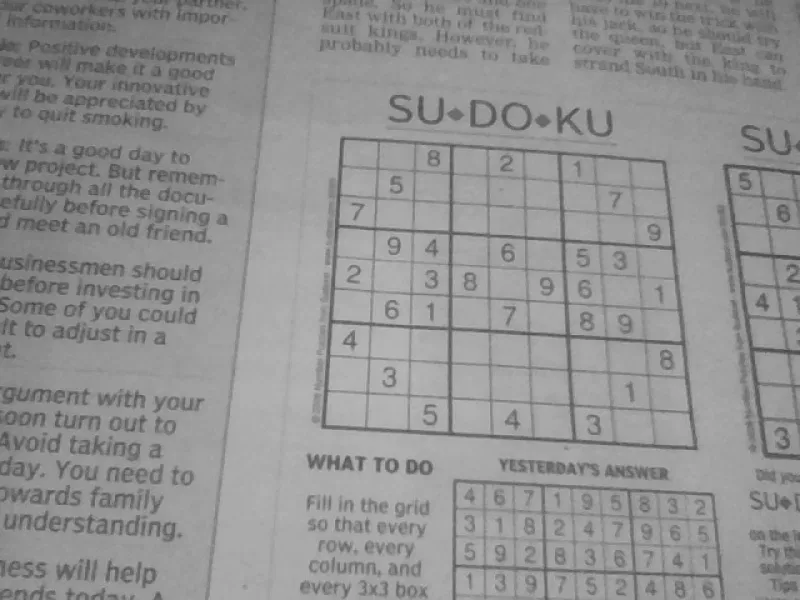
#> input picture Images/4.jpg, 800 x 600 px
$ python -i preprocess.py   (imports and definitions only)
#> lines starting #> are read from the running program, lines starting #| are printed output that depends on the picture; after the words box and inside, x2 and y2 are one past the last pixel; in counts of white or black regions, pixels touching at a corner belong together
#> further down, picture is the input picture: shape (600, 800, 3); mean B, G, R 145.7, 145.7, 145.7
import cv2

### Image Preprocessing

def preProcessing(img):
    img = cv2.cvtColor(img, cv2.COLOR_BGR2GRAY)
    img = cv2.equalizeHist(img)
    img = img/255
    return img

def preProcess(img):
    imgGray = cv2.cvtColor(img, cv2.COLOR_BGR2GRAY)
    imgBlur = cv2.GaussianBlur(imgGray, (5, 5), 1)
    imgThreshold = cv2.adaptiveThreshold(imgBlur, 255, 1, 1, 11, 2)
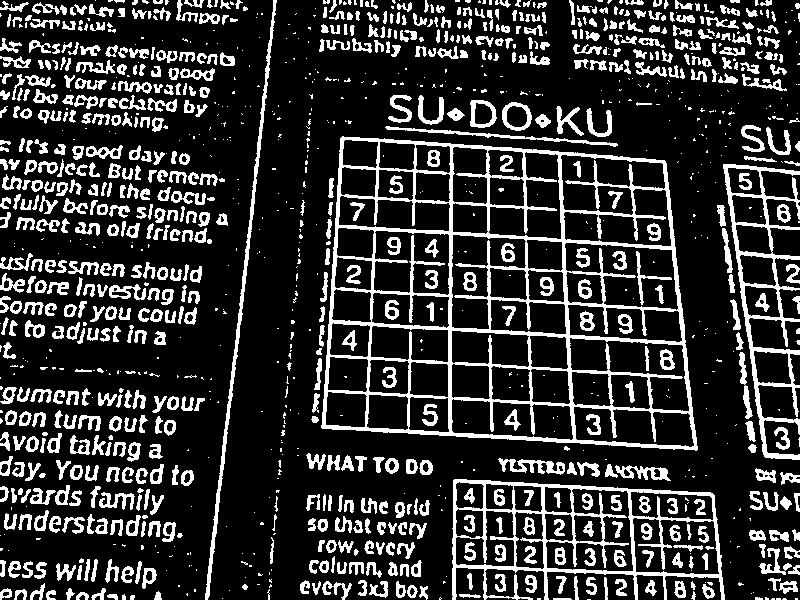
#> imgThreshold: shape (600, 800); 20.2% white; 1241 white regions (545 under 20 px), largest, box (x1, y1, x2, y2) and area: (321, 136, 698, 451) 19765, (452, 479, 725, 600) 6051, (723, 164, 800, 460) 4141
    return imgThreshold

>>> import cv2
>>> picture = cv2.imread('Images/4.jpg')
>>> result = preProcess(picture)

$ run again, on Images/5.jpg
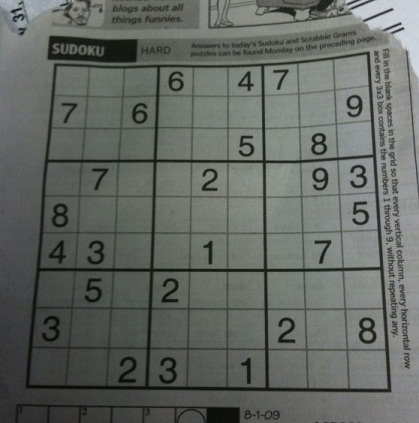
#> input picture Images/5.jpg, 419 x 423 px
#> picture is the input picture: shape (423, 419, 3); mean B, G, R 98.9, 103.6, 99.4
#> in preProcess, `imgThreshold = cv2.adaptiveThreshold(imgBlur, 255, 1, 1, 11, 2)`:
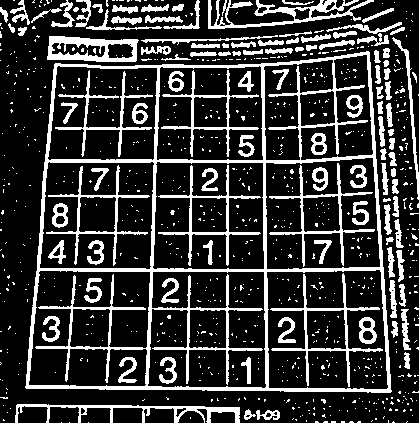
#> imgThreshold: shape (423, 419); 21.5% white; 855 white regions (745 under 20 px), largest, box (x1, y1, x2, y2) and area: (25, 51, 392, 393) 12687, (208, 0, 374, 29) 1508, (47, 36, 139, 62) 1264

$ run again, on Images/6.jpg
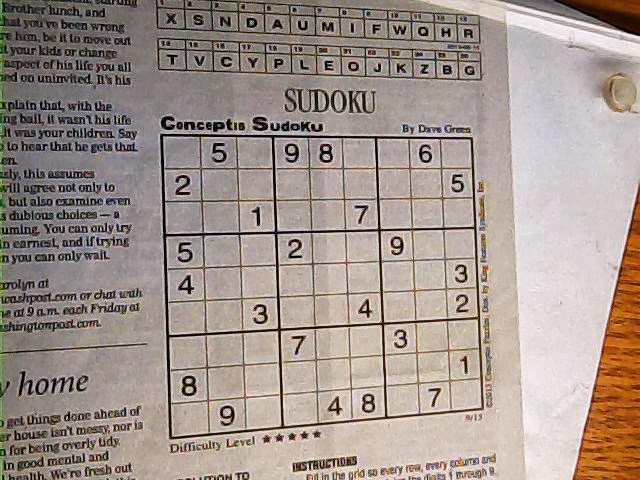
#> input picture Images/6.jpg, 640 x 480 px
#> picture is the input picture: shape (480, 640, 3); mean B, G, R 141.4, 148.9, 162.2
#> in preProcess, `imgBlur = cv2.GaussianBlur(imgGray, (5, 5), 1)`:
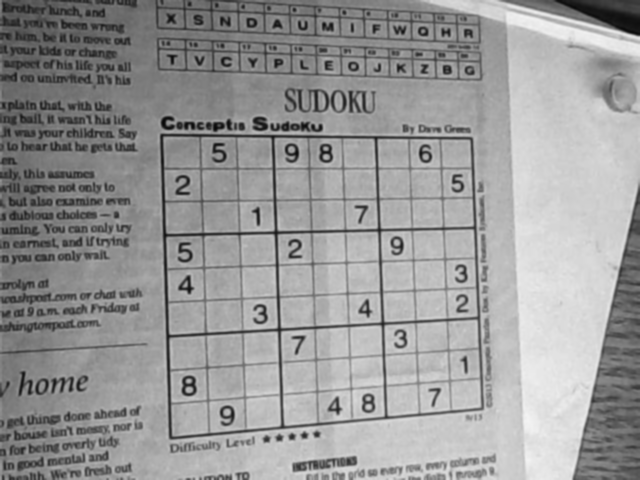
#> imgBlur: shape (480, 640); min 7, max 243, mean 152.1
#> in preProcess, `imgThreshold = cv2.adaptiveThreshold(imgBlur, 255, 1, 1, 11, 2)`:
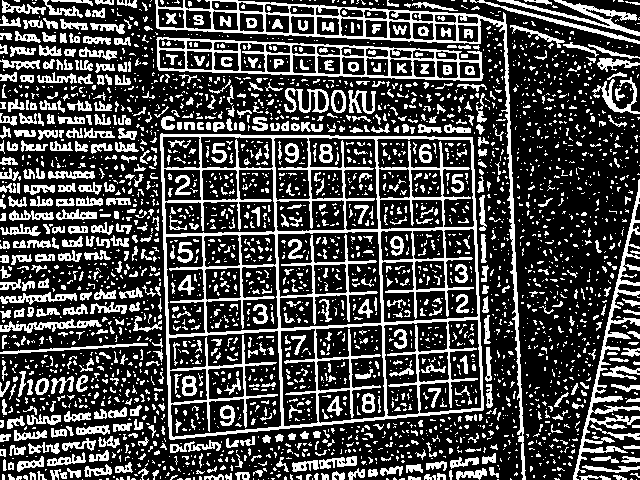
#> imgThreshold: shape (480, 640); 28.9% white; 3178 white regions (2508 under 20 px), largest, box (x1, y1, x2, y2) and area: (160, 133, 484, 440) 15835, (155, 0, 526, 480) 5072, (156, 37, 484, 81) 3329

$ run again, on Images/7.jpg
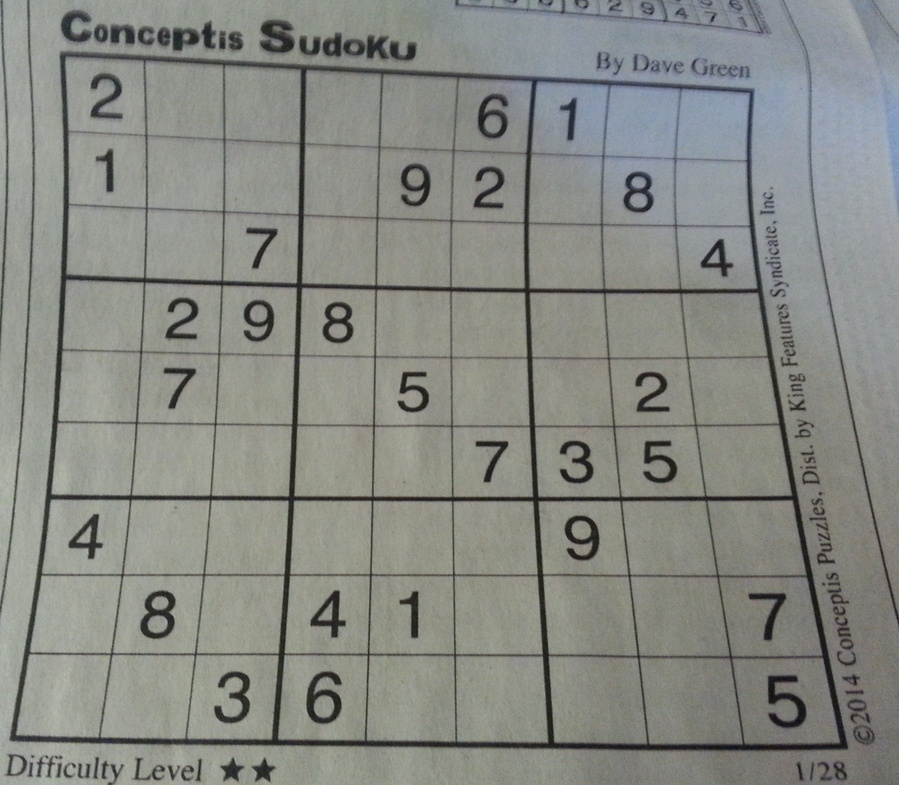
#> input picture Images/7.jpg, 899 x 785 px, shrunk from 1280 x 1117 before the run
#> picture is the input picture: shape (785, 899, 3); mean B, G, R 131.5, 137.3, 135.2
#> in preProcess, `imgThreshold = cv2.adaptiveThreshold(imgBlur, 255, 1, 1, 11, 2)`:
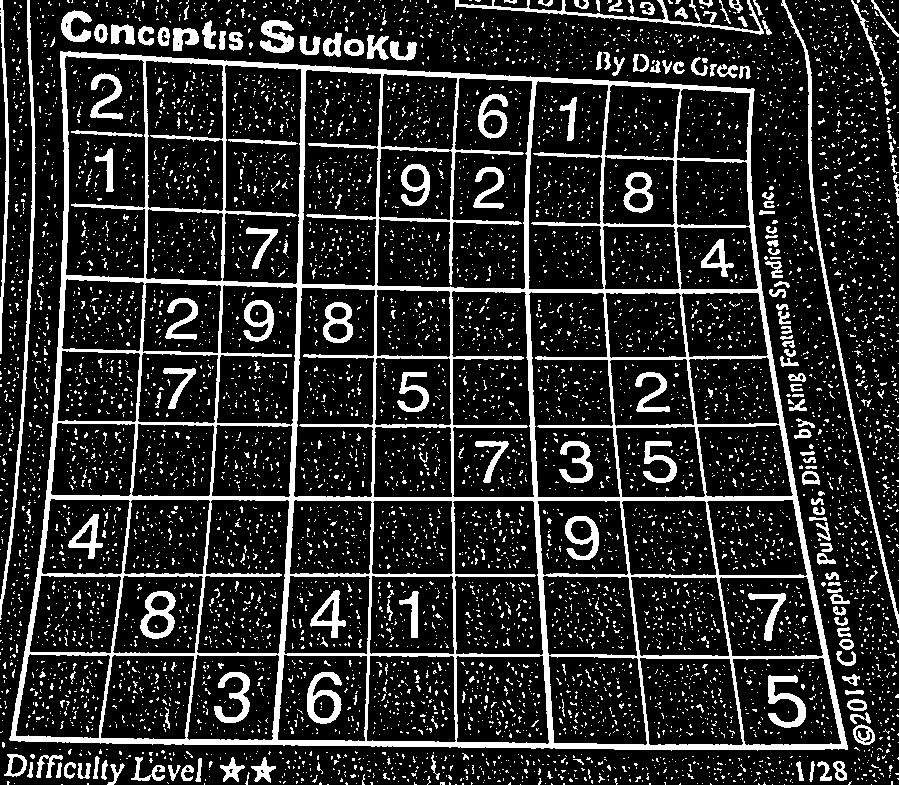
#> imgThreshold: shape (785, 899); 17% white; 7273 white regions (7026 under 20 px), largest, box (x1, y1, x2, y2) and area: (9, 51, 848, 751) 52922, (781, 0, 899, 628) 2202, (0, 0, 36, 620) 2011
